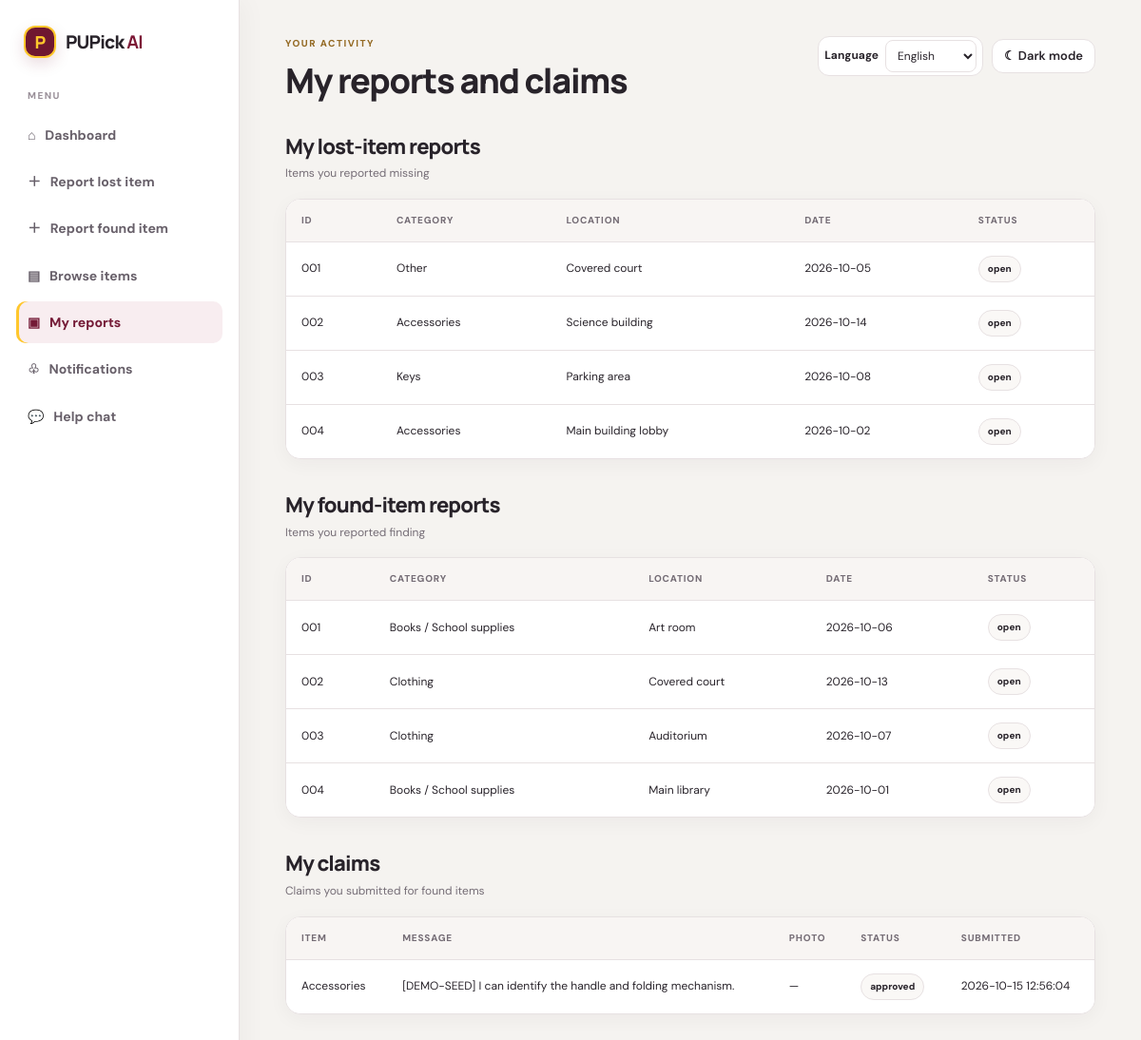
Page /my_reports.php (signed in) on the committed database.
### tables this page shows
CREATE TABLE IF NOT EXISTS `lost_items` (
    `lost_item_id` INT UNSIGNED NOT NULL AUTO_INCREMENT,
    `user_id` INT UNSIGNED NOT NULL,
    `item_name` VARCHAR(100) NOT NULL,
    `category` VARCHAR(80) NOT NULL,
    `description` TEXT NOT NULL,
    `color` VARCHAR(50) NOT NULL DEFAULT '',
    `lost_location` VARCHAR(150) NOT NULL,
    `date_lost` DATE DEFAULT NULL,
    `image_path` VARCHAR(255) DEFAULT NULL,
    `status` ENUM('open', 'matched', 'returned') NOT NULL DEFAULT 'open',
    `created_at` TIMESTAMP NOT NULL DEFAULT CURRENT_TIMESTAMP,
    PRIMARY KEY (`lost_item_id`),
    KEY `idx_lost_items_user` (`user_id`),
    KEY `idx_lost_items_status_created` (`status`, `created_at`),
    CONSTRAINT `fk_lost_items_user`
        FOREIGN KEY (`user_id`) REFERENCES `users` (`user_id`)
        ON UPDATE CASCADE ON DELETE CASCADE
);

CREATE TABLE IF NOT EXISTS `found_items` (
    `found_item_id` INT UNSIGNED NOT NULL AUTO_INCREMENT,
    `user_id` INT UNSIGNED NOT NULL,
    `item_name` VARCHAR(100) NOT NULL,
    `category` VARCHAR(80) NOT NULL,
    `description` TEXT NOT NULL,
    `color` VARCHAR(50) NOT NULL DEFAULT '',
    `found_location` VARCHAR(150) NOT NULL,
    `date_found` DATE DEFAULT NULL,
    `image_path` VARCHAR(255) DEFAULT NULL,
    `status` ENUM('open', 'matched', 'returned') NOT NULL DEFAULT 'open',
    `created_at` TIMESTAMP NOT NULL DEFAULT CURRENT_TIMESTAMP,
    PRIMARY KEY (`found_item_id`),
    KEY `idx_found_items_user` (`user_id`),
    KEY `idx_found_items_status_created` (`status`, `created_at`),
    CONSTRAINT `fk_found_items_user`
        FOREIGN KEY (`user_id`) REFERENCES `users` (`user_id`)
        ON UPDATE CASCADE ON DELETE CASCADE
);

CREATE TABLE IF NOT EXISTS `claims` (
    `claim_id` INT UNSIGNED NOT NULL AUTO_INCREMENT,
    `lost_item_id` INT UNSIGNED DEFAULT NULL,
    `found_item_id` INT UNSIGNED NOT NULL,
    `claimant_user_id` INT UNSIGNED NOT NULL,
    `claim_message` TEXT NOT NULL,
    `claim_image_path` VARCHAR(255) DEFAULT NULL,
    `status` VARCHAR(30) NOT NULL DEFAULT 'pending',
    `reviewed_by` INT UNSIGNED DEFAULT NULL,
    `created_at` TIMESTAMP NOT NULL DEFAULT CURRENT_TIMESTAMP,
    PRIMARY KEY (`claim_id`),
    KEY `idx_claims_lost_item` (`lost_item_id`),
    KEY `idx_claims_found_item_status` (`found_item_id`, `status`),
    KEY `idx_claims_claimant_created` (`claimant_user_id`, `created_at`),
    CONSTRAINT `fk_claims_lost_item`
        FOREIGN KEY (`lost_item_id`) REFERENCES `lost_items` (`lost_item_id`)
        ON UPDATE CASCADE ON DELETE SET NULL,
    CONSTRAINT `fk_claims_found_item`
        FOREIGN KEY (`found_item_id`) REFERENCES `found_items` (`found_item_id`)
        ON UPDATE CASCADE ON DELETE CASCADE,
    CONSTRAINT `fk_claims_claimant`
        FOREIGN KEY (`claimant_user_id`) REFERENCES `users` (`user_id`)
        ON UPDATE CASCADE ON DELETE CASCADE,
    CONSTRAINT `fk_claims_reviewer`
        FOREIGN KEY (`reviewed_by`) REFERENCES `users` (`user_id`)
        ON UPDATE CASCADE ON DELETE SET NULL
);

### helpers.php (called while the page is built, shortened)
<?php
function e($value): string {
    return htmlspecialchars((string)$value, ENT_QUOTES, 'UTF-8');
}

### my_reports.php (the view, shortened to what this page needs)
<?php
require_once "db.php";
require_once "helpers.php";
$userId = (int)$_SESSION['user_id'];
$stmt = $conn->prepare("
    SELECT
        lost_item_id AS item_id,
        category,
        lost_location AS location,
        date_lost AS item_date,
        status,
        created_at,
        'Lost' AS kind
    FROM lost_items
    WHERE user_id = ?
    ORDER BY created_at DESC, lost_item_id DESC
");
$stmt->execute([$userId]);
$lostItems = $stmt->fetchAll();
$stmt = $conn->prepare("
    SELECT
        found_item_id AS item_id,
        category,
        found_location AS location,
        date_found AS item_date,
        status,
        created_at,
        'Found' AS kind
    FROM found_items
    WHERE user_id = ?
    ORDER BY created_at DESC, found_item_id DESC
");
$stmt->execute([$userId]);
$foundItems = $stmt->fetchAll();
$stmt = $conn->prepare("
    SELECT
        c.claim_id,
        c.claim_message,
        c.claim_image_path,
        c.status,
        c.created_at,
        fi.category
    FROM claims c
    LEFT JOIN found_items fi
        ON c.found_item_id = fi.found_item_id
    WHERE c.claimant_user_id = ?
    ORDER BY c.created_at DESC, c.claim_id DESC
");
$stmt->execute([$userId]);
$claims = $stmt->fetchAll();
$lostDisplayIds = [];
foreach ($lostItems as $index => $item) {
    $lostDisplayIds[(int)$item['item_id']] =
        str_pad((string)($index + 1), 3, '0', STR_PAD_LEFT);
}
$foundDisplayIds = [];
foreach ($foundItems as $index => $item) {
    $foundDisplayIds[(int)$item['item_id']] =
        str_pad((string)($index + 1), 3, '0', STR_PAD_LEFT);
}
?>
<!DOCTYPE html>
<html lang="en">
<head>
    <link rel="stylesheet" href="style.css">
</head>
<body>
<div class="app-shell">
    <aside class="sidebar">
        <a class="brand sidebar-brand" href="dashboard.php">
            <span class="brand-mark">P</span>
            <span>PUPick <b>AI</b></span>
        </a>
        <p class="side-label">MENU</p>
        <a class="nav-link" href="dashboard.php">⌂ &nbsp; Dashboard</a>
        <a class="nav-link" href="report_lost.php">＋ &nbsp; Report lost item</a>
        <a class="nav-link" href="report_found.php">＋ &nbsp; Report found item</a>
        <a class="nav-link" href="items.php">▤ &nbsp; Browse items</a>
        <a class="nav-link active" href="my_reports.php">▣ &nbsp; My reports</a>
        <a class="nav-link" href="notifications.php">♧ &nbsp; Notifications</a>
        <a class="nav-link" href="chatbot.php">💬 &nbsp; Help chat</a>
    </aside>
    <main class="main-content">
        <header class="topbar">
            <div>
                <p class="eyebrow">YOUR ACTIVITY</p>
                <h1>My reports and claims</h1>
            </div>
        </header>
        <section class="section-heading">
            <div>
                <h2>My lost-item reports</h2>
                <p class="muted">Items you reported missing</p>
            </div>
        </section>
        <div class="table-wrap">
            <table>
                <thead>
                    <tr>
                        <th>ID</th>
                        <th>Category</th>
                        <th>Location</th>
                        <th>Date</th>
                        <th>Status</th>
                    </tr>
                </thead>
                <tbody>
                    <?php foreach ($lostItems as $item): ?>
                        <?php
                            $realId = (int)$item['item_id'];
                            $displayId = $lostDisplayIds[$realId];
                        ?>
                        <tr>
                            <td><?= e($displayId) ?></td>
                            <td><?= e($item['category']) ?></td>
                            <td><?= e($item['location']) ?></td>
                            <td><?= e($item['item_date']) ?></td>
                            <td>
                                <span class="pill">
                                    <?= e(trim($item['status'])) ?>
                                </span>
                            </td>
                        </tr>
                    <?php endforeach; ?>
                </tbody>
            </table>
        </div>
        <section class="section-heading">
            <div>
                <h2>My found-item reports</h2>
                <p class="muted">Items you reported finding</p>
            </div>
        </section>
        <div class="table-wrap">
            <table>
                <thead>
                    <tr>
                        <th>ID</th>
                        <th>Category</th>
                        <th>Location</th>
                        <th>Date</th>
                        <th>Status</th>
                    </tr>
                </thead>
                <tbody>
                    <?php foreach ($foundItems as $item): ?>
                        <?php
                            $realId = (int)$item['item_id'];
                            $displayId = $foundDisplayIds[$realId];
                        ?>
                        <tr>
                            <td><?= e($displayId) ?></td>
                            <td><?= e($item['category']) ?></td>
                            <td><?= e($item['location']) ?></td>
                            <td><?= e($item['item_date']) ?></td>
                            <td>
                                <span class="pill">
                                    <?= e(trim($item['status'])) ?>
                                </span>
                            </td>
                        </tr>
                    <?php endforeach; ?>
                </tbody>
            </table>
        </div>
        <section class="section-heading">
            <div>
                <h2>My claims</h2>
                <p class="muted">Claims you submitted for found items</p>
            </div>
        </section>
        <div class="table-wrap">
            <table>
                <thead>
                    <tr>
                        <th>Item</th>
                        <th>Message</th>
                        <th>Photo</th>
                        <th>Status</th>
                        <th>Submitted</th>
                    </tr>
                </thead>
                <tbody>
                    <?php foreach ($claims as $claim): ?>
                        <tr>
                            <td>
                                <?= e($claim['category'] ?? 'Item unavailable') ?>
                            </td>
                            <td>
                                <?= e($claim['claim_message']) ?>
                            </td>
                            <td>
                                <?php if (preg_match('#\Aclaims/[a-f0-9]{48}\.(?:jpg|png|webp)\z#', (string)($claim['claim_image_path'] ?? ''))): ?>
                                    <a href="claim_image.php?id=<?= (int)$claim['claim_id'] ?>" target="_blank" rel="noopener">View photo</a>
                                <?php else: ?>
                                    —
                                <?php endif; ?>
                            </td>
                            <td>
                                <span class="pill">
                                    <?= e($claim['status']) ?>
                                </span>
                            </td>
                            <td>
                                <?= e($claim['created_at']) ?>
                            </td>
                        </tr>
                    <?php endforeach; ?>
                </tbody>
            </table>
        </div>
    </main>
</div>
</body>
</html>

### style.css (style rules this page uses)
:root { --red: #6B0018; --red2: #800020; --gold: #FFC72C; --ink: #20202a; --muted: #747482; --line: #ececf1; --bg: #f7f7fb; --white: #fff; --green: #15803d; --blue: #2563eb }
* { box-sizing: border-box }
body { margin: 0; background: var(--bg); color: var(--ink); font-family: 'DM Sans',Arial,sans-serif; font-size: 14px }
a { color: var(--red2); text-decoration: none }
h1,h2,h3,p { margin-top: 0 }
h1,h2 { font-family: Manrope,'DM Sans',sans-serif; letter-spacing: -.03em }
h1 { font-size: 30px; margin-bottom: 6px }
h2 { font-size: 19px; margin-bottom: 8px }
.muted { color: var(--muted) }
.eyebrow { font-size: 10px; font-weight: 700; letter-spacing: .16em; color: #806000; margin-bottom: 8px }
.brand { display: flex; align-items: center; gap: 10px; font-family: Manrope,sans-serif; font-size: 19px; font-weight: 800; color: var(--ink); letter-spacing: -.04em }
.brand b { color: var(--red2) }
.brand-mark { display: grid; place-items: center; width: 34px; height: 34px; border-radius: 11px; background: var(--red2); color: white; font-size: 18px; box-shadow: 0 5px 14px #80002033 }
.app-shell { min-height: 100vh }
.sidebar { position: fixed; inset: 0 auto 0 0; width: 245px; background: #fff; border-right: 1px solid var(--line); padding: 26px 17px; display: flex; flex-direction: column; z-index: 5 }
.sidebar-brand { padding: 0 8px 30px }
.side-label { font-size: 10px; letter-spacing: .14em; font-weight: 700; color: #a0a0ac; padding: 0 12px; margin: 0 0 10px }
.nav-link { display: flex; align-items: center; gap: 5px; padding: 12px; border-radius: 9px; color: #626270; font-weight: 600; margin-bottom: 4px }
.nav-link:hover,.nav-link.active { background: #FFF4CC; color: var(--red2); text-decoration: none }
.main-content { margin-left: 245px; padding: 32px clamp(20px,4vw,54px); max-width: 1600px }
.topbar { display: flex; align-items: center; justify-content: space-between; gap: 20px; margin-bottom: 27px }
.topbar h1 { margin-bottom: 0 }
.section-heading { display: flex; align-items: center; justify-content: space-between; gap: 15px; margin: 29px 0 13px }
.section-heading h2 { margin-bottom: 5px }
.section-heading p { font-size: 12px; margin-bottom: 0 }
.table-wrap { overflow-x: auto; background: #fff; border: 1px solid var(--line); border-radius: 13px; margin-bottom: 25px }
table { width: 100%; border-collapse: collapse; min-width: 620px }
th,td { text-align: left; padding: 14px 16px; border-bottom: 1px solid #f0f0f4; font-size: 12px }
th { background: #fbfbfd; color: #777784; font-size: 10px; letter-spacing: .08em; text-transform: uppercase }
tbody tr:last-child td { border-bottom: 0 }
.pill { display: inline-block; background: #f2f2f6; color: #626270; border-radius: 99px; padding: 5px 9px; font-size: 10px; font-weight: 700 }
.brand-mark { background: #800020; border: 2px solid #FFC72C; color: #FFC72C; }
.nav-link.active { background: #FFF1B8; color: #6B0018; box-shadow: inset 3px 0 0 #FFC72C; }
.eyebrow { color: #806000; }
.pill { background: #FFF7D6; color: #6B0018; }

### rows in the picture
lost_items: lost_item_id "001", category "Other", lost_location "Covered court", date_lost "2026-10-05", status "open"
lost_items: lost_item_id "002", category "Accessories", lost_location "Science building", date_lost "2026-10-14", status "open"
lost_items: lost_item_id "003", category "Keys", lost_location "Parking area", date_lost "2026-10-08", status "open"
lost_items: lost_item_id "004", category "Accessories", lost_location "Main building lobby", date_lost "2026-10-02", status "open"
found_items: found_item_id "001", category "Books / School supplies", found_location "Art room", date_found "2026-10-06", status "open"
found_items: found_item_id "002", category "Clothing", found_location "Covered court", date_found "2026-10-13", status "open"
found_items: found_item_id "003", category "Clothing", found_location "Auditorium", date_found "2026-10-07", status "open"
found_items: found_item_id "004", category "Books / School supplies", found_location "Main library", date_found "2026-10-01", status "open"
claims: found_item.category "Accessories", claim_message "[DEMO-SEED] I can identify the handle and folding mechanism.", status "approved", created_at "2026-10-15 12:56:04"
